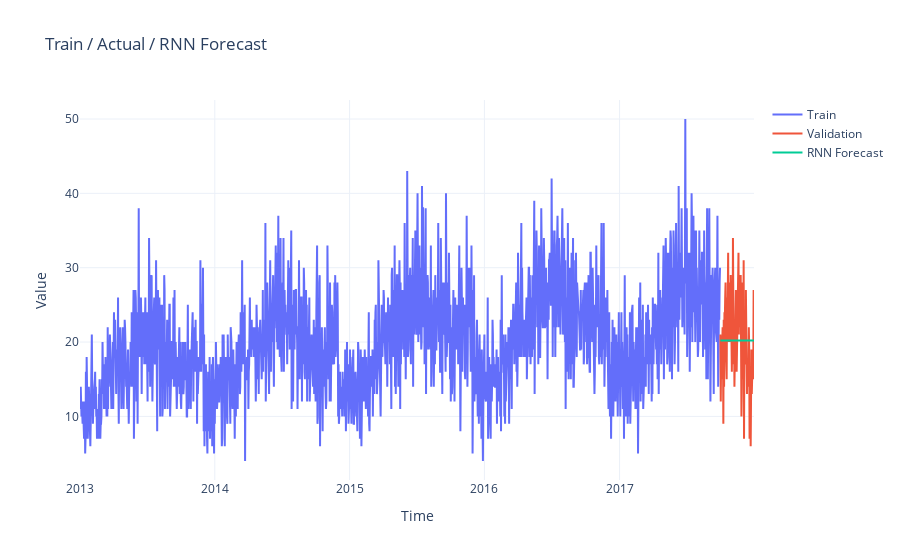

The code cell stored with this chart in its notebook:
### Code cell
plot_forecasts(
    train=train,
    val=val,
    preds={'RNN Forecast': forecast},
    title="Train / Actual / RNN Forecast"
)
